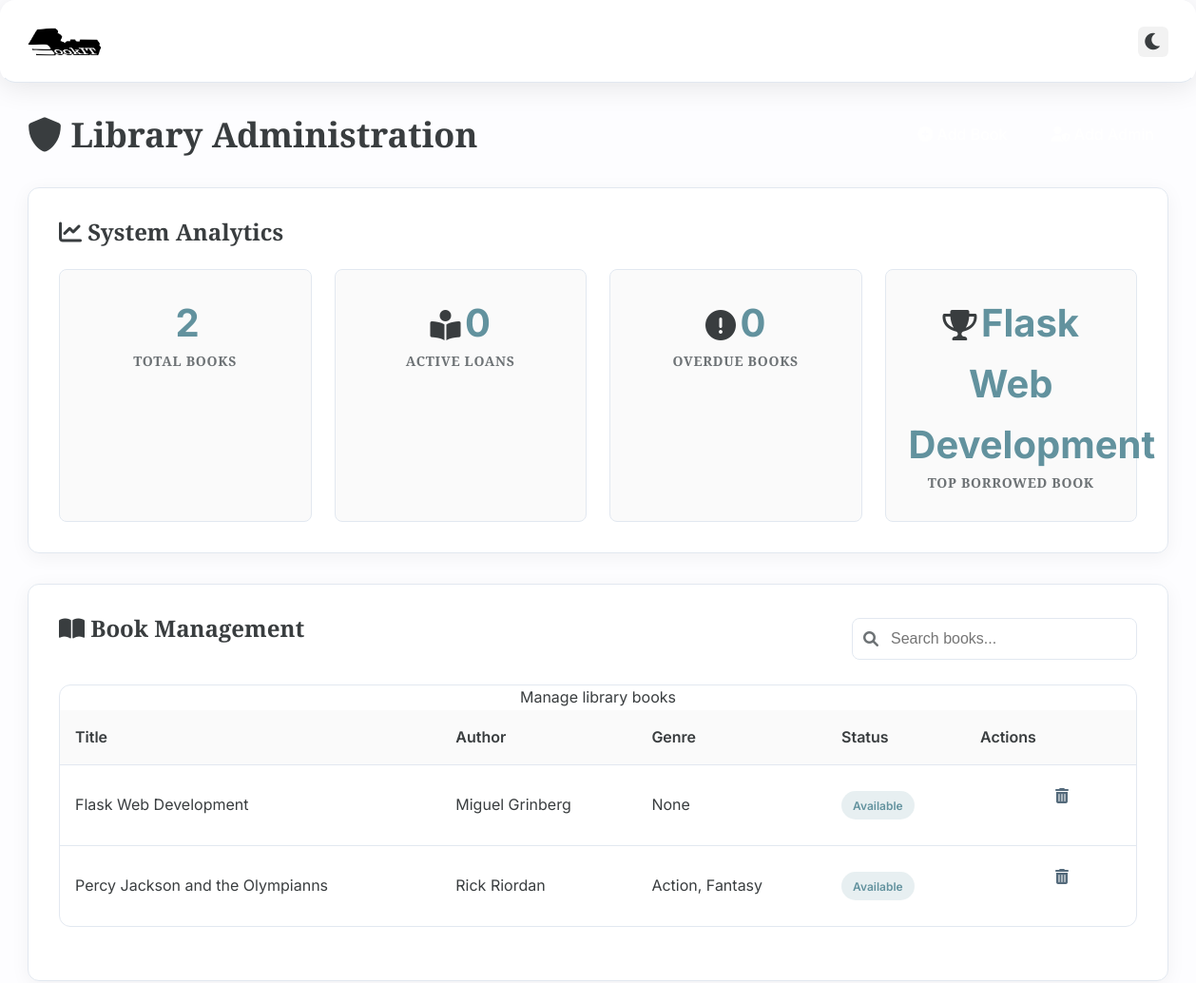
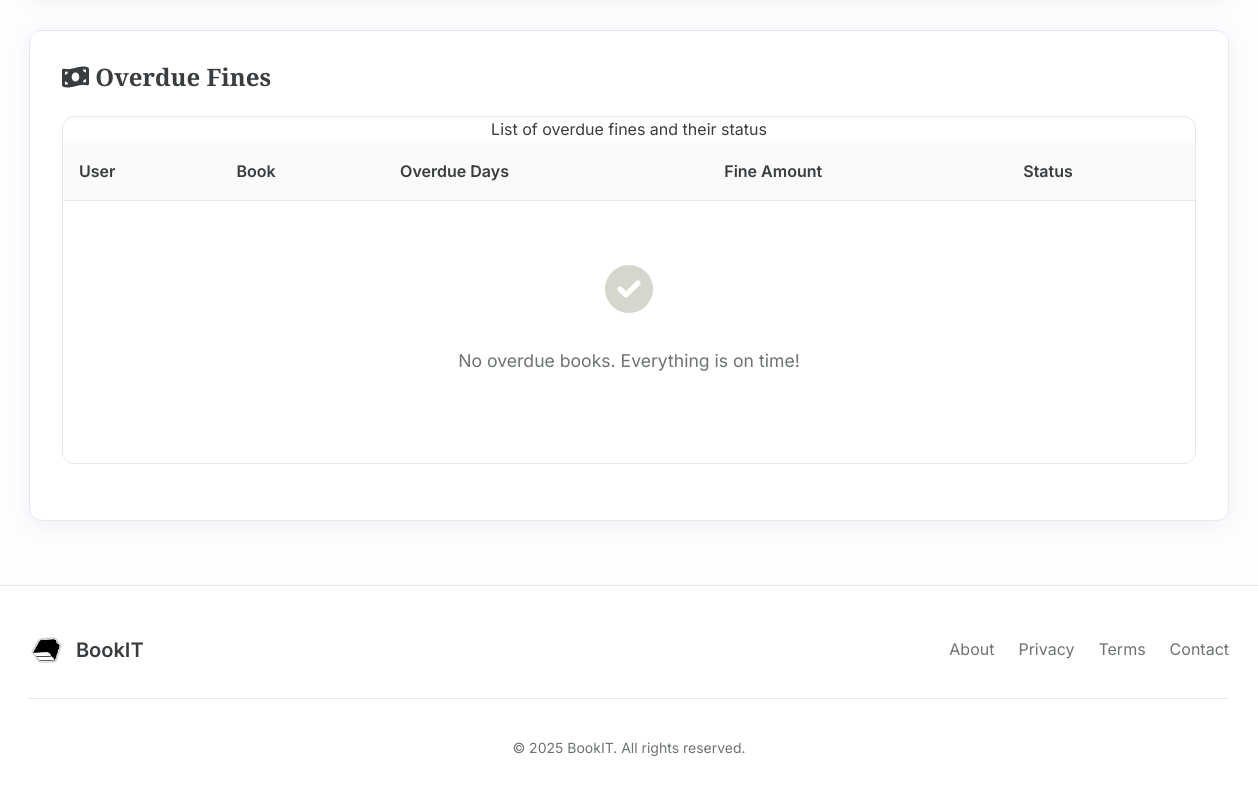
/admin_dashboard (signed in), run on the app's committed database (2 pictures, top to bottom).
### lms_app/models.py (models this page shows, shortened)
class Book(db.Model):
    __tablename__ = 'books'
    id = db.Column(db.Integer, primary_key=True)
    title = db.Column(db.String(255), nullable=False)
    slug = db.Column(db.String(255), unique=True, nullable=False)
    author = db.Column(db.String(150), nullable=False)
    genre = db.Column(db.String(100))
    description = db.Column(db.Text)
    quantity = db.Column(db.Integer, nullable=False, default=1)
    cover = db.Column(db.String(255))
    publication_year = db.Column(db.Integer)
    isbn = db.Column(db.String(20))
    transactions = db.relationship('Transaction', back_populates='book', lazy='dynamic')
    feedbacks = db.relationship('Feedback', back_populates='book', lazy='dynamic')
    @property
    def availability(self):
        borrowed = Transaction.query.filter_by(book_id=self.id, status='Borrowed').count()
        if self.quantity - borrowed <= 0:
            return "Currently Unavailable"
        return "Available"

### lms_app/routes.py (the view)
@main.route('/admin_dashboard')
@login_required
def admin_dashboard():
    if current_user.role != 'admin':
        abort(403)
    borrow_trends = db.session.query(Book.title, func.count(Transaction.id).label('borrow_count'))\
        .join(Transaction, Book.id == Transaction.book_id)\
        .group_by(Book.title)\
        .order_by(func.count(Transaction.id).desc())\
        .limit(5).all()
    top_book = db.session.query(Book.title, func.count(Transaction.id).label('borrow_count'))\
        .join(Transaction, Book.id == Transaction.book_id)\
        .group_by(Book.title)\
        .order_by(func.count(Transaction.id).desc())\
        .first()
    total_books = Book.query.count()
    borrowed_books = Transaction.query.filter_by(status='Borrowed').count()
    available_books = total_books - borrowed_books
    books = Book.query.all()
    active_users = db.session.query(User.username, func.count(Transaction.id).label('books_borrowed'))\
        .join(Transaction, User.id == Transaction.user_id)\
        .group_by(User.username)\
        .order_by(func.count(Transaction.id).desc())\
        .limit(5).all()
    return render_template('admin_dashboard.html',
                           books=books,  # 🟢 Added books to template context
                           borrow_trends=borrow_trends,
                           top_book=top_book,
                           total_books=total_books,
                           borrowed_books=borrowed_books,
                           available_books=available_books,
                           active_users=active_users)

### lms_app/models.py (called while the page is built)
@login_manager.user_loader
def load_user(user_id):
    return User.query.get(int(user_id))

### lms_app/routes.py (called while the page is built)
@main.after_request
def add_ngrok_header(response):
    response.headers['ngrok-skip-browser-warning'] = 'true'
    return response

### lms_app/templates/admin_dashboard.html (shortened to what this page needs)
{% extends "base.html" %}
{% block content %}
<div class="container">
    <div class="admin-dashboard">
        <header class="dashboard-header">
            <h1><i class="fas fa-shield-alt"></i> Library Administration</h1>
            <div class="admin-actions">
                <a href="{{ url_for('main.add_book') }}" class="btn btn-primary">
                    <i class="fas fa-plus-circle"></i> Add Book
                </a>
                <a href="{{ url_for('main.admin_register', key='sinigangmix') }}" class="btn btn-primary">
                    <i class="fas fa-user-shield"></i> Add Admin
                </a>
            </div>
        </header>
        <section class="section-card" aria-labelledby="system-analytics-heading">
            <h2 id="system-analytics-heading"><i class="fas fa-chart-line"></i> System Analytics</h2>
            <div class="metrics-grid">
                <div class="metric-item">
                    <span class="metric-value">{{ total_books if total_books else '0' }}</span>
                    <h3>Total Books</h3>
                </div>
                <div class="metric-item">
                    <i class="fas fa-book-reader fa-2x" style="color: var(--primary-color); margin-bottom: 0.5rem;"></i>
                    <span class="metric-value">{{ active_loans if active_loans else '0' }}</span>
                    <h3>Active Loans</h3>
                </div>
                <div class="metric-item">
                    <i class="fas fa-exclamation-circle fa-2x" style="color: var(--primary-color); margin-bottom: 0.5rem;"></i>
                    <span class="metric-value">{{ overdue_books if overdue_books else '0' }}</span>
                    <h3>Overdue Books</h3>
                </div>
                <div class="metric-item">
                    <i class="fas fa-trophy fa-2x" style="color: var(--primary-color); margin-bottom: 0.5rem;"></i>
                    <span class="metric-value">{{ top_book.title if top_book else 'No Data' }}</span>
                    <h3>Top Borrowed Book</h3>
                </div>
            </div>
        </section>
        <section class="section-card" aria-labelledby="book-management-heading">
            <div class="card-header">
                <h2 id="book-management-heading"><i class="fas fa-book-open"></i> Book Management</h2>
                <div class="search-container">
                    <i class="fas fa-search search-icon"></i>
                    <input type="search" class="search-input" id="admin-book-search" placeholder="Search books..." aria-label="Search books">
                </div>
            </div>
            <div class="table-responsive">
                <table class="table">
                    <caption>Manage library books</caption>
                    <thead>
                        <tr>
                            <th>Title</th>
                            <th>Author</th>
                            <th>Genre</th>
                            <th>Status</th>
                            <th>Actions</th>
                        </tr>
                    </thead>
                    <tbody id="admin-book-list">
                        {% if books %}
                            {% for book in books %}
                            <tr>
                                <td>{{ book.title }}</td>
                                <td>{{ book.author }}</td>
                                <td>{{ book.genre }}</td>
                                <td>
                                    <span class="status-pill {{ 'available' if book.availability else 'borrowed' }}">
                                        {{ 'Available' if book.availability else 'Borrowed' }}
                                    </span>
                                </td>
                                <td class="actions-cell">
                                    <a href="{{ url_for('main.edit_book', book_id=book.id) }}"
                                       class="btn btn-sm btn-icon"
                                       title="Edit"
                                       aria-label="Edit {{ book.title }}">
                                        <i class="fas fa-edit"></i>
                                    </a>
                                    <form method="POST"
                                          action="{{ url_for('main.delete_book', book_id=book.id) }}"
                                          style="display:inline;"
                                          onsubmit="return confirm('Are you sure you want to delete this book?');">
                                        <button type="submit"
                                                class="btn btn-sm btn-icon btn-danger"
                                                title="Delete"
                                                aria-label="Delete {{ book.title }}">
                                            <i class="fas fa-trash-alt"></i>
                                        </button>
                                    </form>
                                </td>
                            </tr>
                            {% endfor %}
                        {% endif %}
                    </tbody>
                </table>
            </div>
        </section>
        <section class="section-card" aria-labelledby="overdue-fines-heading">
            <h2 id="overdue-fines-heading"><i class="fas fa-money-bill-wave"></i> Overdue Fines</h2>
            <div class="table-responsive">
                <table class="table">
                    <caption>List of overdue fines and their status</caption>
                    <thead>
                        <tr>
                            <th>User</th>
                            <th>Book</th>
                            <th>Overdue Days</th>
                            <th>Fine Amount</th>
                            <th>Status</th>
                        </tr>
                    </thead>
                    <tbody>
                        {% if overdue_transactions %}
                            {% for transaction in overdue_transactions %}
                            <tr>
                                <td>{{ transaction.user.username }}</td>
                                <td>{{ transaction.book.title }}</td>
                                <td>{{ (transaction.return_date - transaction.due_date).days if transaction.return_date else 'Pending' }}</td>
                                <td class="fine-amount">${{ transaction.fine_amount }}</td>
                                <td>
                                    <span class="status-pill {{ transaction.status.lower() }}">
                                        {{ transaction.status }}
                                    </span>
                                </td>
                            </tr>
                            {% endfor %}
                        {% else %}
                            <tr>
                                <td colspan="5">
                                    <div class="empty-state">
                                        <i class="fas fa-check-circle fa-3x"></i>
                                        <p>No overdue books. Everything is on time!</p>
                                    </div>
                                </td>
                            </tr>
                        {% endif %}
                    </tbody>
                </table>
            </div>
        </section>
    </div>
</div>
{% endblock %}

### lms_app/static/css/main.css (style rules this page uses)
:root { --primary-color: #393d3f; --secondary-color: #fdfdff; --accent-color-1: #c6c5b9; --accent-color-2: #62929e; --accent-color-3: #546a7b; --background-color: #fdfdff; --chart: #636363; --card-bg: #ffffff; --card-bg-rgb: 255, 255, 255; --card-bg-alt: #f5f5f7; --text-color: #393d3f; --text-muted: #6d7275; --border-color: #e2e8f0; --button: #393d3f; --hvr: #546a7b; --radius: 0.75rem; --shadow-color: 210 40% 50%; --transition-standard: all 0.3s cubic-bezier(0.25, 0.8, 0.25, 1); }
:root { --transition-standard: 0.3s cubic-bezier(0.25, 0.8, 0.25, 1); --radius: 0.75rem; }
body { background-color: var(--background-color); color: var(--text-color); font-family: "Inter", system-ui, -apple-system, BlinkMacSystemFont, "Segoe UI", Roboto, Oxygen, Ubuntu, Cantarell, "Open Sans", "Helvetica Neue", sans-serif; line-height: 1.6; margin: 0; padding: 0; min-height: 100vh; overflow-x: hidden; transition: background-color 0.3s ease, color 0.3s ease; -webkit-font-smoothing: antialiased; -moz-osx-font-smoothing: grayscale; }
h1, h2, h3, h4, h5, h6 { font-family: "Zilla Slab", Georgia, serif; font-weight: 600; line-height: 1.2; margin-top: 0; color: var(--heading-color, var(--text-color)); }
a { color: var(--primary-color); text-decoration: none; transition: color 0.2s ease; position: relative; }
* { scrollbar-width: thin; scrollbar-color: var(--accent-color-1) var(--background-color); }
.animate-fade-in { animation: fadeIn 0.5s cubic-bezier(0.25, 0.8, 0.25, 1); will-change: opacity; }
.btn { position: relative; overflow: hidden; z-index: 1; cursor: pointer; }
.btn::after { content: ''; position: absolute; top: 50%; left: 50%; width: 0; height: 0; background-color: rgba(255, 255, 255, 0.2); border-radius: 50%; transform: translate(-50%, -50%); transition: width 0.4s ease, height 0.4s ease; z-index: -1; }

### lms_app/static/css/styles.css (style rules this page uses)
:root { --transition-standard: 0.3s cubic-bezier(0.25, 0.8, 0.25, 1); --shadow-sm: 0 4px 20px rgba(0, 0, 0, 0.05); --shadow-md: 0 10px 30px rgba(0, 0, 0, 0.08); --shadow-lg: 0 15px 35px rgba(0, 0, 0, 0.1); --radius: 0.75rem; --radius-full: 9999px; }
.card-header { margin-bottom: 1.5rem; display: flex; justify-content: space-between; align-items: center; }
.btn-primary { background-color: var(--accent-color-2); color: #fff; padding: 0.625rem 1.25rem; border-radius: 0.5rem; font-weight: 500; transition: var(--transition-standard); border: none; cursor: pointer; display: inline-block; text-align: center; text-decoration: none; position: relative; overflow: hidden; }
.btn-icon { background: none; border: none; color: var(--text-color); font-size: 1.25rem; cursor: pointer; padding: 0.5rem; transition: var(--transition-standard); }
.container { width: 100%; max-width: 1200px; margin: 0 auto; padding: 0 1.5rem; }
.section-card { background-color: var(--card-bg); border-radius: var(--radius); padding: 2rem; margin: 2rem 0; box-shadow: var(--shadow-sm); transition: var(--transition-standard); border: 1px solid var(--border-color); position: relative; overflow: hidden; }
.section-card::before { content: ''; position: absolute; top: 0; left: 0; width: 100%; height: 4px; background: linear-gradient(90deg, var(--accent-color-2), var(--accent-color-3)); transform: scaleX(0); transform-origin: left; transition: transform 0.5s cubic-bezier(0.25, 0.8, 0.25, 1); }

### data on the page
Book: title "Flask Web Development", author "Miguel Grinberg", genre "None", quantity "Available"
Book: title "Percy Jackson and the Olympianns", author "Rick Riordan", genre "Action, Fantasy", quantity "Available"

### other printed values
{{ total_books if total_books else '0' }} "2"
{{ active_loans if active_loans else '0' }} "0"
{{ overdue_books if overdue_books else '0' }} "0"
{{ '' | current_year }} "2025"
